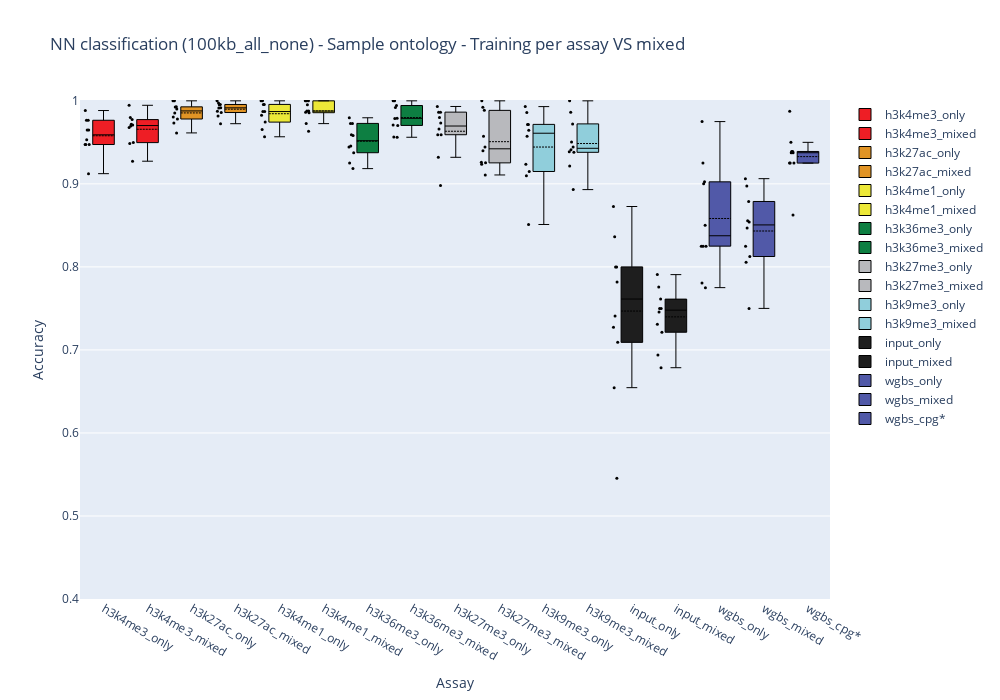

The code cell stored with this chart in its notebook:
### Code cell
logdir = base_fig_dir / "flagship" / "cell_type_unique_assay_training"
for y_min in [0.4, 0.5]:
    NN_performance_per_assay(
        assay_metrics=assay_metrics,
        name=f"cell_type_training_per_assay_Y_{y_min:.2f}",
        logdir=logdir,
        y_range=[y_min, 1.001],
    )
# NN_performance_per_assay(
#     assay_metrics=assay_metrics,
#     y_range=[y_min, 1.001],
# )

### Figure 1 — Plotly figure (JSON) as saved in the notebook; plotly's stock layout.template omitted (floating-point values rounded to 4 significant figures)
{"data": [{"boxmean": true, "boxpoints": "all", "fillcolor": "rgb(238,30,37)", "hovertemplate": "%{text}", "line": {"color": "black", "width": 1}, "marker": {"color": "black", "size": 3}, "name": "h3k4me3_only", "showlegend": true, "text": ["split0: 0.9649", "split1: 0.9532", "split2: 0.9649", "split3: 0.9123", "split4: 0.9474", "split5: 0.9766", "split6: 0.9474", "split7: 0.9474", "split8: 0.9883", "split9: 0.9766"], "type": "box", "y": [0.9649, 0.9532, 0.9649, 0.9123, 0.9474, 0.9766, 0.9474, 0.9474, 0.9883, 0.9766]}, {"boxmean": true, "boxpoints": "all", "fillcolor": "rgb(238,30,37)", "hovertemplate": "%{text}", "line": {"color": "black", "width": 1}, "marker": {"color": "black", "size": 3}, "name": "h3k4me3_mixed", "showlegend": true, "text": ["split4: 0.9946", "split6: 0.9718", "split8: 0.9697", "split7: 0.9774", "split5: 0.9497", "split1: 0.9679", "split0: 0.9798", "split9: 0.9273", "split2: 0.9708", "split3: 0.9487"], "type": "box", "y": [0.9946, 0.9718, 0.9697, 0.9774, 0.9497, 0.9679, 0.9798, 0.9273, 0.9708, 0.9487]}, {"boxmean": true, "boxpoints": "all", "fillcolor": "rgb(225,148,37)", "hovertemplate": "%{text}", "line": {"color": "black", "width": 1}, "marker": {"color": "black", "size": 3}, "name": "h3k27ac_only", "showlegend": true, "text": ["split0: 1.0000", "split1: 0.9614", "split2: 0.9928", "split3: 0.9805", "split4: 0.9903", "split5: 0.9781", "split6: 0.9732", "split7: 1.0000", "split8: 0.9854", "split9: 0.9927"], "type": "box", "y": [1, 0.9614, 0.9928, 0.9805, 0.9903, 0.9781, 0.9732, 1, 0.9854, 0.9927]}, {"boxmean": true, "boxpoints": "all", "fillcolor": "rgb(225,148,37)", "hovertemplate": "%{text}", "line": {"color": "black", "width": 1}, "marker": {"color": "black", "size": 3}, "name": "h3k27ac_mixed", "showlegend": true, "text": ["split4: 0.9875", "split6: 1.0000", "split8: 0.9956", "split7: 0.9917", "split5: 0.9915", "split1: 0.9859", "split0: 0.9953", "split9: 0.9819", "split2: 0.9725", "split3: 0.9975"], "type": "box", "y": [0.9875, 1, 0.9956, 0.9917, 0.9915, 0.9859, 0.9953, 0.9819, 0.9725, 0.9975]}, {"boxmean": true, "boxpoints": "all", "fillcolor": "rgb(236,232,56)", "hovertemplate": "%{text}", "line": {"color": "black", "width": 1}, "marker": {"color": "black", "size": 3}, "name": "h3k4me1_only", "showlegend": true, "text": ["split0: 0.9744", "split1: 0.9872", "split2: 1.0000", "split3: 0.9870", "split4: 0.9957", "split5: 1.0000", "split6: 0.9827", "split7: 0.9654", "split8: 0.9567", "split9: 0.9957"], "type": "box", "y": [0.9744, 0.9872, 1, 0.987, 0.9957, 1, 0.9827, 0.9654, 0.9567, 0.9957]}, {"boxmean": true, "boxpoints": "all", "fillcolor": "rgb(236,232,56)", "hovertemplate": "%{text}", "line": {"color": "black", "width": 1}, "marker": {"color": "black", "size": 3}, "name": "h3k4me1_mixed", "showlegend": true, "text": ["split4: 0.9857", "split6: 0.9877", "split8: 0.9863", "split7: 0.9877", "split5: 0.9952", "split1: 1.0000", "split0: 1.0000", "split9: 0.9725", "split2: 1.0000", "split3: 0.9634"], "type": "box", "y": [0.9857, 0.9877, 0.9863, 0.9877, 0.9952, 1, 1, 0.9725, 1, 0.9634]}, {"boxmean": true, "boxpoints": "all", "fillcolor": "rgb(13,127,66)", "hovertemplate": "%{text}", "line": {"color": "black", "width": 1}, "marker": {"color": "black", "size": 3}, "name": "h3k36me3_only", "showlegend": true, "text": ["split0: 0.9184", "split1: 0.9592", "split2: 0.9252", "split3: 0.9728", "split4: 0.9796", "split5: 0.9728", "split6: 0.9456", "split7: 0.9375", "split8: 0.9444", "split9: 0.9583"], "type": "box", "y": [0.9184, 0.9592, 0.9252, 0.9728, 0.9796, 0.9728, 0.9456, 0.9375, 0.9444, 0.9583]}, {"boxmean": true, "boxpoints": "all", "fillcolor": "rgb(13,127,66)", "hovertemplate": "%{text}", "line": {"color": "black", "width": 1}, "marker": {"color": "black", "size": 3}, "name": "h3k36me3_mixed", "showlegend": true, "text": ["split4: 0.9787", "split6: 1.0000", "split8: 0.9704", "split7: 1.0000", "split5: 0.9565", "split1: 0.9792", "split0: 0.9919", "split9: 0.9944", "split2: 0.9710", "split3: 0.9561"], "type": "box", "y": [0.9787, 1, 0.9704, 1, 0.9565, 0.9792, 0.9919, 0.9944, 0.971, 0.9561]}, {"boxmean": true, "boxpoints": "all", "fillcolor": "rgb(184,185,189)", "hovertemplate": "%{text}", "line": {"color": "black", "width": 1}, "marker": {"color": "black", "size": 3}, "name": "h3k27me3_only", "showlegend": true, "text": ["split0: 0.9733", "split1: 0.9800", "split2: 0.9864", "split3: 0.9320", "split4: 0.9592", "split5: 0.9660", "split6: 0.9932", "split7: 0.9864", "split8: 0.9592", "split9: 0.8980"], "type": "box", "y": [0.9733, 0.98, 0.9864, 0.932, 0.9592, 0.966, 0.9932, 0.9864, 0.9592, 0.898]}, {"boxmean": true, "boxpoints": "all", "fillcolor": "rgb(184,185,189)", "hovertemplate": "%{text}", "line": {"color": "black", "width": 1}, "marker": {"color": "black", "size": 3}, "name": "h3k27me3_mixed", "showlegend": true, "text": ["split4: 0.9400", "split6: 0.9107", "split8: 0.9885", "split7: 0.9253", "split5: 0.9236", "split1: 0.9573", "split0: 0.9444", "split9: 1.0000", "split2: 0.9259", "split3: 0.9922"], "type": "box", "y": [0.94, 0.9107, 0.9885, 0.9253, 0.9236, 0.9573, 0.9444, 1, 0.9259, 0.9922]}, {"boxmean": true, "boxpoints": "all", "fillcolor": "rgb(144,206,219)", "hovertemplate": "%{text}", "line": {"color": "black", "width": 1}, "marker": {"color": "black", "size": 3}, "name": "h3k9me3_only", "showlegend": true, "text": ["split0: 0.9097", "split1: 0.9931", "split2: 0.9236", "split3: 0.9716", "split4: 0.9645", "split5: 0.8511", "split6: 0.9574", "split7: 0.9858", "split8: 0.9149", "split9: 0.9716"], "type": "box", "y": [0.9097, 0.9931, 0.9236, 0.9716, 0.9645, 0.8511, 0.9574, 0.9858, 0.9149, 0.9716]}, {"boxmean": true, "boxpoints": "all", "fillcolor": "rgb(144,206,219)", "hovertemplate": "%{text}", "line": {"color": "black", "width": 1}, "marker": {"color": "black", "size": 3}, "name": "h3k9me3_mixed", "showlegend": true, "text": ["split4: 0.9388", "split6: 0.9861", "split8: 1.0000", "split7: 0.8931", "split5: 0.9380", "split1: 0.9722", "split0: 0.9216", "split9: 0.9412", "split2: 0.9444", "split3: 0.9504"], "type": "box", "y": [0.9388, 0.9861, 1, 0.8931, 0.938, 0.9722, 0.9216, 0.9412, 0.9444, 0.9504]}, {"boxmean": true, "boxpoints": "all", "fillcolor": "rgb(30,30,30)", "hovertemplate": "%{text}", "line": {"color": "black", "width": 1}, "marker": {"color": "black", "size": 3}, "name": "input_only", "showlegend": true, "text": ["split0: 0.8727", "split1: 0.7273", "split2: 0.5455", "split3: 0.7091", "split4: 0.8000", "split5: 0.6545", "split6: 0.8364", "split7: 0.8000", "split8: 0.7818", "split9: 0.7407"], "type": "box", "y": [0.8727, 0.7273, 0.5455, 0.7091, 0.8, 0.6545, 0.8364, 0.8, 0.7818, 0.7407]}, {"boxmean": true, "boxpoints": "all", "fillcolor": "rgb(30,30,30)", "hovertemplate": "%{text}", "line": {"color": "black", "width": 1}, "marker": {"color": "black", "size": 3}, "name": "input_mixed", "showlegend": true, "text": ["split4: 0.7458", "split6: 0.7759", "split8: 0.7500", "split7: 0.7612", "split5: 0.7907", "split1: 0.6939", "split0: 0.6786", "split9: 0.7213", "split2: 0.7500", "split3: 0.7308"], "type": "box", "y": [0.7458, 0.7759, 0.75, 0.7612, 0.7907, 0.6939, 0.6786, 0.7213, 0.75, 0.7308]}, {"boxmean": true, "boxpoints": "all", "fillcolor": "rgb(81,89,168)", "hovertemplate": "%{text}", "line": {"color": "black", "width": 1}, "marker": {"color": "black", "size": 3}, "name": "wgbs_only", "showlegend": true, "text": ["split0: 0.9024", "split1: 0.7805", "split2: 0.8500", "split3: 0.9750", "split4: 0.9000", "split5: 0.9250", "split6: 0.8250", "split7: 0.8250", "split8: 0.7750", "split9: 0.8250"], "type": "box", "y": [0.9024, 0.7805, 0.85, 0.975, 0.9, 0.925, 0.825, 0.825, 0.775, 0.825]}, {"boxmean": true, "boxpoints": "all", "fillcolor": "rgb(81,89,168)", "hovertemplate": "%{text}", "line": {"color": "black", "width": 1}, "marker": {"color": "black", "size": 3}, "name": "wgbs_mixed", "showlegend": true, "text": ["split4: 0.8788", "split6: 0.8469", "split8: 0.8056", "split7: 0.7500", "split5: 0.8556", "split1: 0.8974", "split0: 0.9062", "split9: 0.8250", "split2: 0.8542", "split3: 0.8125"], "type": "box", "y": [0.8788, 0.8469, 0.8056, 0.75, 0.8556, 0.8974, 0.9062, 0.825, 0.8542, 0.8125]}, {"boxmean": true, "boxpoints": "all", "fillcolor": "rgb(81,89,168)", "hovertemplate": "%{text}", "line": {"color": "black", "width": 1}, "marker": {"color": "black", "size": 3}, "name": "wgbs_cpg*", "showlegend": true, "text": ["split0: 0.9390", "split1: 0.9390", "split2: 0.9500", "split3: 0.9250", "split4: 0.9875", "split5: 0.9375", "split6: 0.8625", "split7: 0.9250", "split8: 0.9250", "split9: 0.9375"], "type": "box", "y": [0.939, 0.939, 0.95, 0.925, 0.9875, 0.9375, 0.8625, 0.925, 0.925, 0.9375]}], "layout": {"height": 700, "title": {"text": "NN classification (100kb_all_none) - Sample ontology - Training per assay VS mixed"}, "width": 1000, "xaxis": {"title": {"text": "Assay"}}, "yaxis": {"range": [0.4, 1.001], "title": {"text": "Accuracy"}}}}
